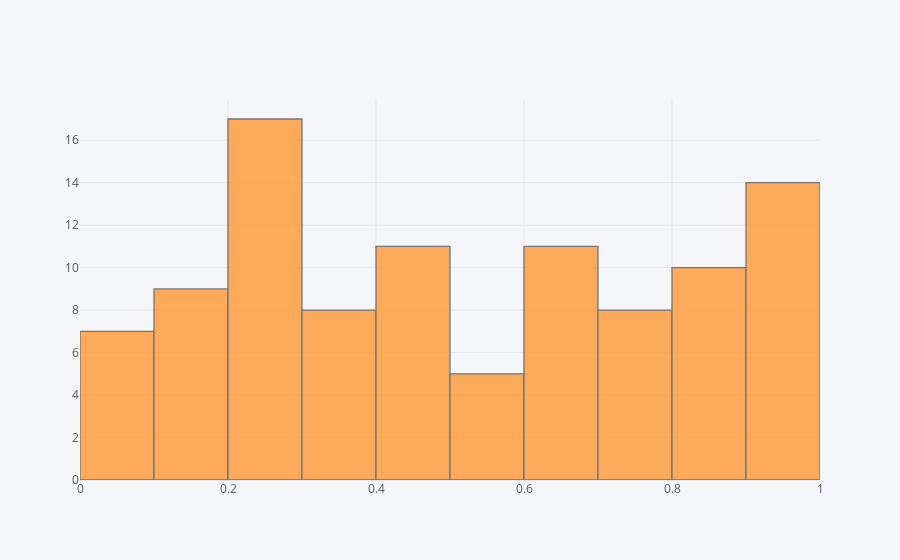

Notebook code for this chart:
### Code cell
df['A'].iplot(kind='hist')

### Figure 1 — Plotly figure (JSON) as saved in the notebook; plotly's stock layout.template omitted (floating-point values rounded to 4 significant figures)
{"data": [{"histfunc": "count", "histnorm": "", "marker": {"color": "rgba(255, 153, 51, 1.0)", "line": {"color": "#4D5663", "width": 1.3}}, "name": "A", "opacity": 0.8, "orientation": "v", "type": "histogram", "x": [0.9329, 0.799, 0.6579, 0.4276, 0.1702, 0.9056, 0.2896, 0.9526, 0.4704, 0.1523, 0.6034, 0.251, 0.005341, 0.06534, 0.2733, 0.757, 0.8287, 0.9828, 0.8113, 0.1108, 0.8428, 0.4886, 0.1439, 0.7539, 0.4454, 0.6697, 0.2253, 0.1162, 0.1703, 0.8326, 0.5472, 0.967, 0.2476, 0.7497, 0.9615, 0.9397, 0.7887, 0.3259, 0.1078, 0.9979, 0.2858, 0.6851, 0.3881, 0.6611, 0.886, 0.4214, 0.6743, 0.6656, 0.6065, 0.252, 0.05031, 0.414, 0.7189, 0.9296, 0.07024, 0.2404, 0.6321, 0.2296, 0.3196, 0.5417, 0.5441, 0.4078, 0.2259, 0.4796, 0.3247, 0.2019, 0.1097, 0.4976, 0.8091, 0.2272, 0.454, 0.001919, 0.2938, 0.3841, 0.8272, 0.7547, 0.3607, 0.2192, 0.5529, 0.2004, 0.9889, 0.8152, 0.2687, 0.06431, 0.6603, 0.9328, 0.9288, 0.399, 0.05169, 0.934, 0.8621, 0.9404, 0.4791, 0.1959, 0.3087, 0.2218, 0.7583, 0.6163, 0.883, 0.5876]}], "layout": {"barmode": "overlay", "legend": {"bgcolor": "#F5F6F9", "font": {"color": "#4D5663"}}, "paper_bgcolor": "#F5F6F9", "plot_bgcolor": "#F5F6F9", "title": {"font": {"color": "#4D5663"}}, "xaxis": {"gridcolor": "#E1E5ED", "showgrid": true, "tickfont": {"color": "#4D5663"}, "title": {"font": {"color": "#4D5663"}, "text": ""}, "zerolinecolor": "#E1E5ED"}, "yaxis": {"gridcolor": "#E1E5ED", "showgrid": true, "tickfont": {"color": "#4D5663"}, "title": {"font": {"color": "#4D5663"}, "text": ""}, "zerolinecolor": "#E1E5ED"}}}
